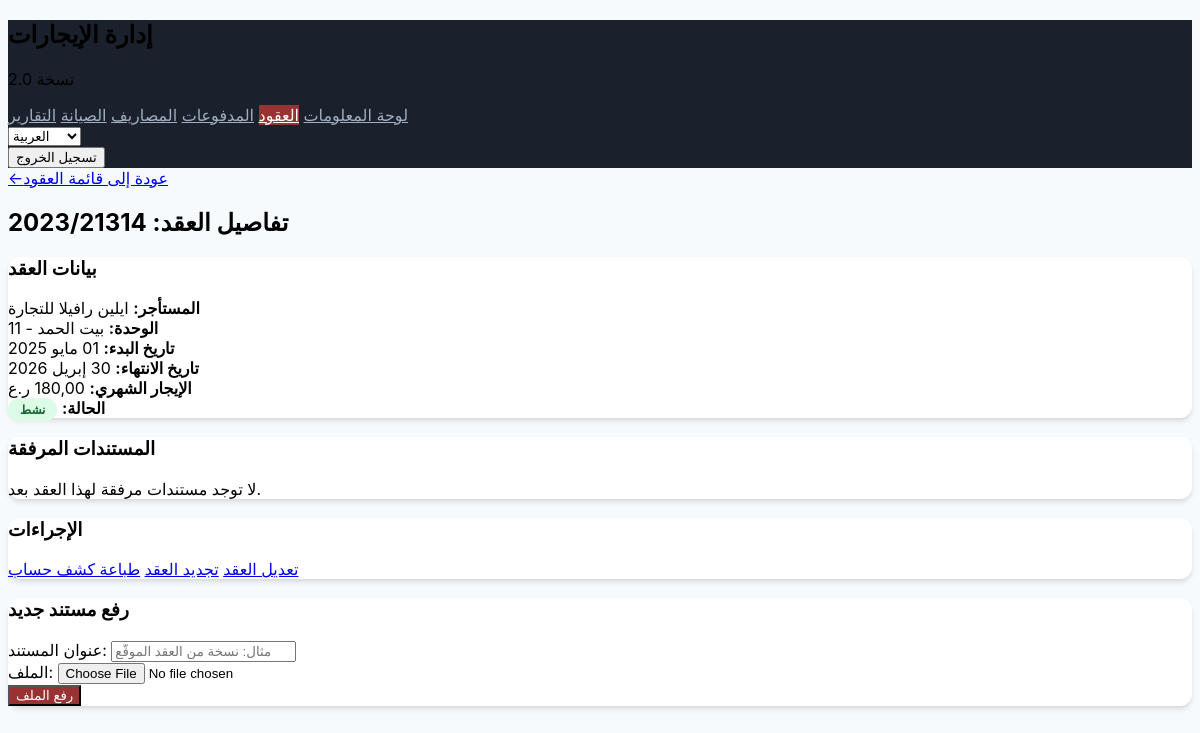
Before: /dashboard/lease/1/ (signed in) with the older database file.
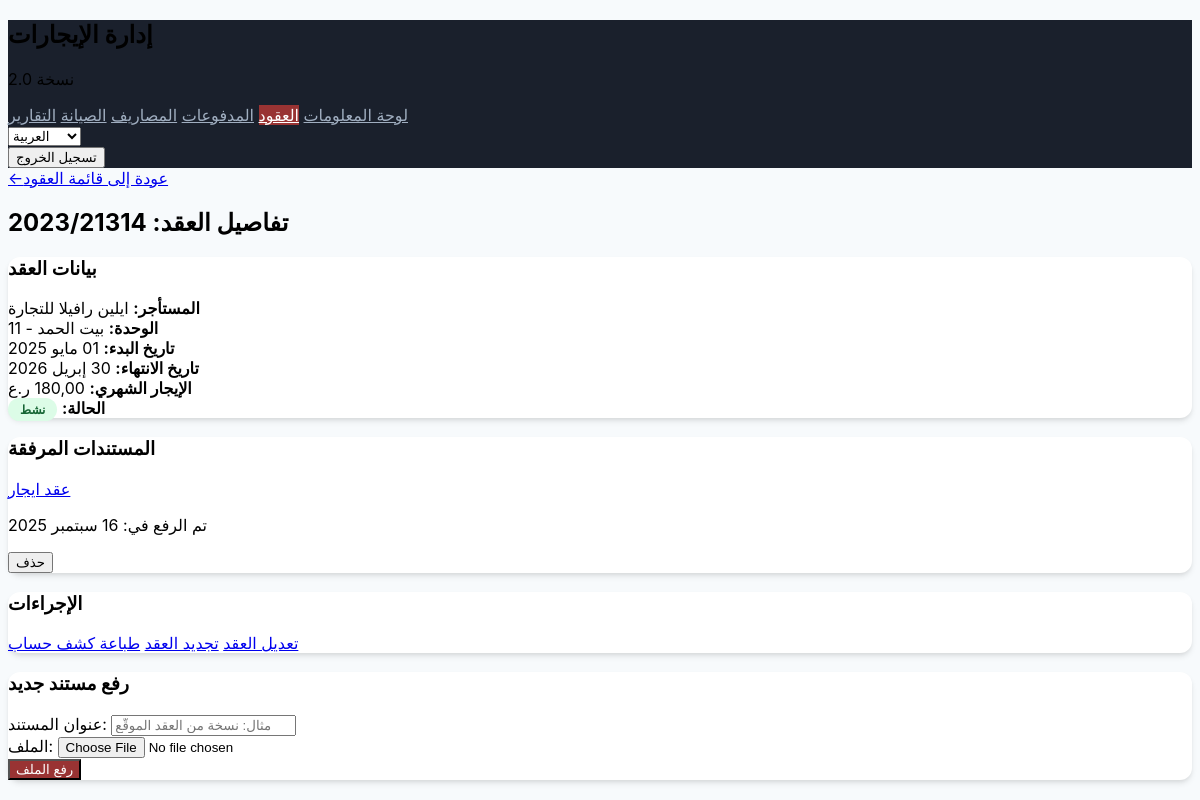
After: the same page with the newer database file.
### dashboard/models.py (models this page shows, shortened)
class Lease(models.Model):
    STATUS_CHOICES = [('active', _('نشط')), ('expiring_soon', _('قريب الانتهاء')), ('expired', _('منتهي')), ('cancelled', _('ملغي'))]
    unit = models.ForeignKey(Unit, on_delete=models.CASCADE, verbose_name=_("الوحدة"))
    tenant = models.ForeignKey(Tenant, on_delete=models.CASCADE, verbose_name=_("المستأجر"))
    contract_number = models.CharField(_("رقم العقد"), max_length=50, unique=True)
    contract_form_number = models.CharField(_("رقم نموذج العقد"), max_length=50, blank=True, null=True)
    monthly_rent = models.DecimalField(_("مبلغ الإيجار الشهري"), max_digits=10, decimal_places=2)
    start_date = models.DateField(_("تاريخ بدء العقد"))
    end_date = models.DateField(_("تاريخ انتهاء العقد"))
    electricity_meter = models.CharField(_("رقم عداد الكهرباء"), max_length=50, blank=True, null=True)
    water_meter = models.CharField(_("رقم عداد المياه"), max_length=50, blank=True, null=True)
    status = models.CharField(_("حالة العقد"), max_length=20, choices=STATUS_CHOICES, default='active', editable=False)
    office_fee = models.DecimalField(_("رسوم المكتب"), max_digits=10, decimal_places=2, default=5.00)
    admin_fee = models.DecimalField(_("الرسوم الإدارية"), max_digits=10, decimal_places=2, default=1.00)
    registration_fee = models.DecimalField(_("رسوم تسجيل العقد (3%)"), max_digits=10, decimal_places=2, blank=True)
    class Meta:
        verbose_name = _("عقد إيجار")
        verbose_name_plural = _("عقود الإيجار")
    def get_status_color(self):
        if self.status == 'active': return 'active'
        if self.status == 'expiring_soon': return 'expiring'
        if self.status == 'expired': return 'expired'
        return 'cancelled'

class Tenant(models.Model):
    TENANT_TYPE_CHOICES = [('individual', _('فرد')), ('company', _('شركة'))]
    user = models.OneToOneField(User, on_delete=models.SET_NULL, null=True, blank=True, verbose_name=_("حساب المستخدم"), help_text=_("اربط المستأجر بحساب مستخدم لتسجيل الدخول إلى البوابة."))
    name = models.CharField(_("اسم المستأجر"), max_length=150)
    tenant_type = models.CharField(_("نوع المستأجر"), max_length=20, choices=TENANT_TYPE_CHOICES)
    phone = models.CharField(_("رقم الهاتف"), max_length=15)
    email = models.EmailField(_("البريد الإلكتروني"), blank=True, null=True)
    authorized_signatory = models.CharField(_("المفوض بالتوقيع"), max_length=150, blank=True, null=True, help_text=_("يُملأ فقط في حال كان المستأجر شركة"))
    class Meta:
        verbose_name = _("مستأجر")
        verbose_name_plural = _("المستأجرين")

class Unit(models.Model):
    UNIT_TYPE_CHOICES = [('office', _('مكتب')), ('apartment', _('شقة')), ('shop', _('محل'))]
    building = models.ForeignKey(Building, on_delete=models.CASCADE, verbose_name=_("المبنى"))
    unit_number = models.CharField(_("رقم الوحدة"), max_length=20)
    unit_type = models.CharField(_("نوع الوحدة"), max_length=20, choices=UNIT_TYPE_CHOICES)
    floor = models.IntegerField(_("الطابق"))
    is_available = models.BooleanField(_("متاحة للإيجار"), default=True)
    class Meta:
        verbose_name = _("وحدة")
        verbose_name_plural = _("الوحدات")
    def __str__(self):
        return f"{self.building.name} - {self.unit_number}"

class Building(models.Model):
    name = models.CharField(_("اسم المبنى"), max_length=100)
    address = models.TextField(_("العنوان"))
    class Meta:
        verbose_name = _("مبنى")
        verbose_name_plural = _("المباني")

class Document(models.Model):
    lease = models.ForeignKey(Lease, on_delete=models.CASCADE, related_name='documents', verbose_name=_("العقد"))
    title = models.CharField(_("عنوان المستند"), max_length=200)
    file = models.FileField(_("الملف"), upload_to='lease_documents/')
    uploaded_at = models.DateTimeField(_("تاريخ الرفع"), auto_now_add=True)
    class Meta:
        verbose_name = _("مستند")
        verbose_name_plural = _("المستندات")
        ordering = ['-uploaded_at']

### dashboard/views.py (the view)
# urls.py: path('lease/<int:pk>/', LeaseDetailView.as_view(), name='lease_detail'),
class LeaseDetailView(StaffRequiredMixin, DetailView):
    model = Lease
    template_name = 'dashboard/lease_detail.html'
    context_object_name = 'lease'
    def get_context_data(self, **kwargs):
        context = super().get_context_data(**kwargs)
        context['document_form'] = DocumentForm()
        context['payments'] = self.object.payments.all()
        context['total_paid'] = self.object.payments.aggregate(total=Sum('amount'))['total'] or 0
        return context

### dashboard/forms.py
class DocumentForm(forms.ModelForm):
    class Meta:
        model = Document
        fields = ['title', 'file']
    def __init__(self, *args, **kwargs):
        super().__init__(*args, **kwargs)
        self.fields['title'].widget.attrs.update({'class': 'w-full p-2 border rounded-md', 'placeholder': _('مثال: نسخة من العقد الموقّع')})
        self.fields['file'].widget.attrs.update({'class': 'w-full text-sm text-gray-500 file:mr-4 file:py-2 file:px-4 file:rounded-full file:border-0 file:text-sm file:font-semibold file:bg-blue-50 file:text-blue-700 hover:file:bg-blue-100'})

### dashboard/views.py (called while the page is built)
    def test_func(self):
        return self.request.user.is_staff

### dashboard/templates/dashboard/lease_detail.html (shortened to what this page needs)
{% extends 'dashboard/base.html' %}
{% block content %}
<div class="mb-6">
    <a href="{% url 'lease_list' %}" class="text-sm text-gray-500 hover:text-gray-800">&larr;عودة إلى قائمة العقود</a>
    <h2 class="text-3xl font-bold text-gray-800 mt-2">تفاصيل العقد: {{ lease.contract_number }}</h2>
</div>
<div class="grid grid-cols-1 lg:grid-cols-3 gap-8">
  <div class="lg:col-span-2 space-y-8">
    <div class="card p-6">
      <h3 class="text-xl font-bold mb-4">بيانات العقد</h3>
      <div class="grid grid-cols-2 gap-4 text-sm">
        <div><strong>المستأجر:</strong> {{ lease.tenant.name }}</div>
        <div><strong>الوحدة:</strong> {{ lease.unit }}</div>
      <div><strong>تاريخ البدء:</strong> {{ lease.start_date|date:"d M Y" }}</div>
      <div><strong>تاريخ الانتهاء:</strong> {{ lease.end_date|date:"d M Y" }}</div>
      <div><strong>الإيجار الشهري:</strong> {{ lease.monthly_rent }} ر.ع</div>
        <div><strong>الحالة:</strong> <span class="status-badge status-{{ lease.get_status_color }}">{{ lease.get_status_display }}</span></div>
      </div>
    </div>
    <div class="card p-6">
      <h3 class="text-xl font-bold mb-4">المستندات المرفقة</h3>
      <div class="space-y-3">
        {% for doc in lease.documents.all %}
          <div class="flex justify-between items-center bg-gray-50 p-3 rounded-lg">
            <div>
              <a href="{{ doc.file.url }}" target="_blank" class="font-semibold text-blue-600 hover:underline">{{ doc.title }}</a>
             <p class="text-xs text-gray-500">تم الرفع في: {{ doc.uploaded_at|date:"d M Y" }}</p>
            </div>
            <form action="{% url 'document_delete' doc.pk %}" method="post" onsubmit="return confirm('هل أنت متأكد من رغبتك في حذف هذا المستند؟');">
              <button type="submit" class="text-red-500 hover:text-red-700 text-sm">حذف</button>
            </form>
          </div>
          {% empty %}
          <p class="text-gray-500">لا توجد مستندات مرفقة لهذا العقد بعد.</p>
        {% endfor %}
      </div>
    </div>
  </div>
  <div class="lg:col-span-1 space-y-6">
    <div class="card p-6">
      <h3 class="font-bold mb-4">الإجراءات</h3>
      <a href="{% url 'lease_update' lease.pk %}" class="block text-center w-full mb-2 bg-blue-500 text-white py-2 rounded-lg hover:bg-blue-600">تعديل العقد</a>
      <a href="{% url 'lease_renew' lease.pk %}" class="block text-center w-full mb-2 bg-green-500 text-white py-2 rounded-lg hover:bg-green-600">تجديد العقد</a>
      <a href="{% url 'report_tenant_statement' lease.pk %}" target="_blank" class="block text-center w-full bg-gray-6 text-white py-2 rounded-lg hover:bg-gray-700">طباعة كشف حساب</a>
  </div>
    <div class="card p-6">
      <h3 class="font-bold mb-4">رفع مستند جديد</h3>
      <form action="{% url 'document_upload' lease.pk %}" method="post" enctype="multipart/form-data">
        <div class="mb-4">
          {{ document_form.title.label_tag }}
          {{ document_form.title }}
        </div>
        <div class="mb-4">
          {{ document_form.file.label_tag }}
          {{ document_form.file }}
        </div>
        <button type="submit" class="btn-primary w-full py-2 rounded-lg mt-2">رفع الملف</button>
      </form>
    </div>
  </div>
</div>
{% endblock %}

### dashboard/templates/dashboard/base.html (shortened to what this page needs)
{% load i18n %}
<!DOCTYPE html>
<html lang="{{ LANGUAGE_CODE }}" dir="{% if LANGUAGE_CODE == 'ar' %}rtl{% else %}ltr{% endif %}">
<head>
    <script src="[https://cdn.tailwindcss.com](https://cdn.tailwindcss.com)"></script><script src="[https://cdn.jsdelivr.net/npm/chart.js](https://cdn.jsdelivr.net/npm/chart.js)"></script>
</head>
<body class="text-gray-700">
<div class="flex h-screen">
<aside class="sidebar w-64 p-6 text-white flex-shrink-0 flex flex-col">
    <div class="text-center mb-10"><h1 class="text-2xl font-bold">{% trans "إدارة الإيجارات" %}</h1><p class="text-sm text-gray-400">{% trans "نسخة" %} 2.0</p></div>
    <nav>
        <a href="{% url 'dashboard_home' %}" class="block py-3 px-4 rounded-lg mb-2 {% if request.resolver_match.url_name == 'dashboard_home' %}active{% endif %}">{% trans "لوحة المعلومات" %}</a>
        <a href="{% url 'lease_list' %}" class="block py-3 px-4 rounded-lg mb-2 {% if 'lease' in request.resolver_match.url_name %}active{% endif %}">{% trans "العقود" %}</a>
        <a href="{% url 'payment_list' %}" class="block py-3 px-4 rounded-lg mb-2 {% if 'payment' in request.resolver_match.url_name %}active{% endif %}">{% trans "المدفوعات" %}</a>
        <a href="{% url 'expense_list' %}" class="block py-3 px-4 rounded-lg mb-2 {% if 'expense' in request.resolver_match.url_name %}active{% endif %}">{% trans "المصاريف" %}</a>
        <a href="{% url 'maintenance_admin_list' %}" class="block py-3 px-4 rounded-lg mb-2 {% if 'maintenance' in request.resolver_match.url_name %}active{% endif %}">{% trans "الصيانة" %}</a>
        <a href="{% url 'report_selection' %}" class="block py-3 px-4 rounded-lg mb-2 {% if 'report' in request.resolver_match.url_name %}active{% endif %}">{% trans "التقارير" %}</a>
    </nav>
    <div class="mt-auto">
        <form action="{% url 'set_language' %}" method="post" class="mb-4">{% csrf_token %}<input name="next" type="hidden" value="{{ request.get_full_path|slice:'3:' }}">
        <select name="language" onchange="this.form.submit()" class="w-full bg-gray-700 text-white p-2 rounded-md">
            {% get_current_language as LANGUAGE_CODE %}{% get_available_languages as LANGUAGES %}
            {% for lang_code, lang_name in LANGUAGES %}<option value="{{ lang_code }}" {% if lang_code == LANGUAGE_CODE %}selected{% endif %}>{{ lang_name }}</option>{% endfor %}
        </select></form>
        <form method="post" action="{% url 'logout' %}">{% csrf_token %}<button type="submit" class="w-full text-left py-3 px-4 rounded-lg text-gray-400 hover:bg-red-800 hover:text-white">{% trans "تسجيل الخروج" %}</button></form>
    </div>
</aside>
<main class="flex-1 overflow-y-auto p-8">
    {% block content %}{% endblock %}
</main>
</div>
</body>
</html>

Changed rows visible on the page:
added Document: title "عقد ايجار", uploaded_at "16 سبتمبر 2025"
Other visible differences:
text no longer shown: "لا توجد مستندات مرفقة لهذا العقد بعد."
